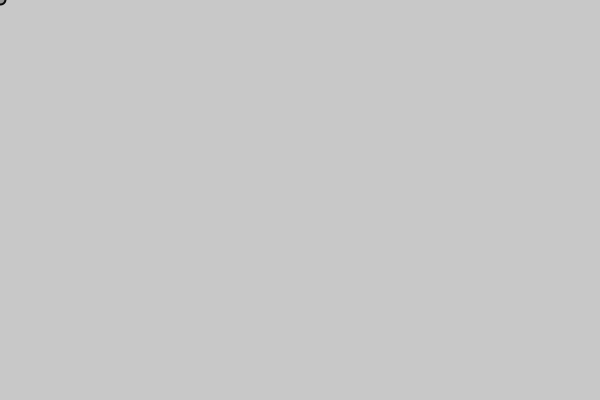
Frame 1 (no input)
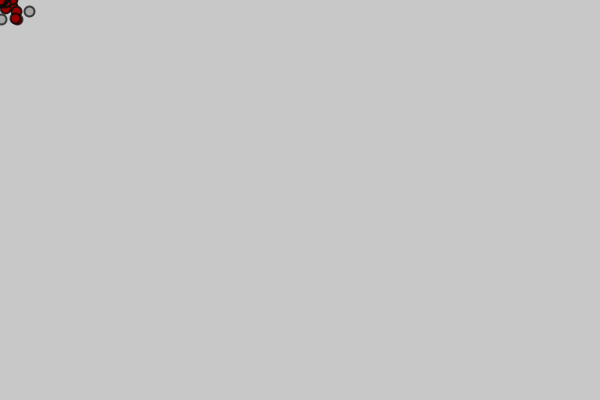
Frame 60 (the mouse pressed at the canvas centre just before this capture)
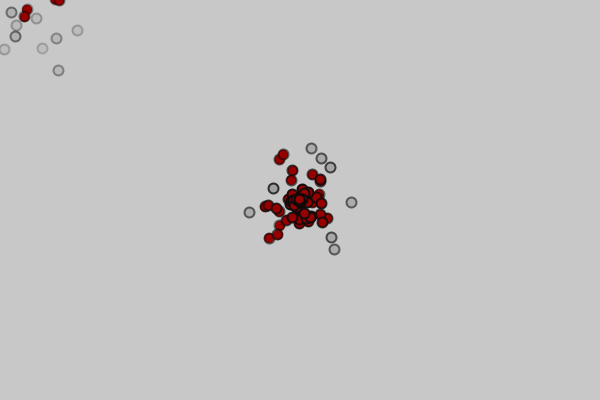
Frame 120 (the mouse held since frame 60 and released just before this capture)

The Processing sketch that drew these frames (run headless with seeded random() and noise(); from frame 60 on, the mouse is pressed at the canvas centre):

// Processing sketch: particles_mouse_location_intersection
// ── particles_mouse_location_intersection.pde

ArrayList<ParticleSystem> ps = new ArrayList<ParticleSystem>();

void setup() {
  size(600, 400);
  ps.add(new ParticleSystem());
}

void draw() {
  background(200);
  //noStroke();
  //fill(200, 2);
  //rect(0, 0, width, height);



  for (int i = 0; i < ps.size(); i++) {

    ParticleSystem p = ps.get(i);
    p.run();
    p.update();
    p.intersection();
    p.display();
  }
}

// ── particle.pde


class Particle {

  PVector loc;
  PVector velocity;
  PVector acc;
  float life;
  float r;
  boolean highlight;

  Particle(float mX, float mY) {
    loc = new PVector(mX, mY);
    velocity = new PVector(random(-1, 1), random(-1, 1));
    acc = new PVector(0, 0);
    life = 255;
    r = 5;
    highlight = false;
  }

  void run() {
    update();
    display();
  }

  void update() {
    velocity.add(acc);
    loc.add(velocity);
    acc.mult(0);
    life += -2;
  }

  void display() {
    strokeWeight(2);
    stroke(10, life);
    fill(150, life);
    if (highlight) {
     fill(150, 0, 0); 
    }
    ellipse(loc.x, loc.y, r*2, r*2);
  }

  void applyForce(PVector force) {
    PVector f = force.get();
    acc.add(f);
  }


  void intersects(ArrayList<Particle> particles) {
    highlight = false;
    for (Particle other : particles) {
      if (other != this) {
        float d = PVector.dist(other.loc, loc);
        if (d < r + other.r) {
          highlight = true;
        }
      }
    }
  }
}

// ── particle_system.pde


class ParticleSystem {

  ArrayList<Particle> particles;

  ParticleSystem() {
    particles = new ArrayList<Particle>();
  }

  void intersection() {
    for (Particle p : particles) {
      p.intersects(particles);
    }
  }
  
  void display() {
    for (Particle p : particles) {
      p.display();
    }
  }
  
  void update() {
    for (int i = particles.size()-1; i >= 0; i--) {
      Particle p = particles.get(i);
      p.update();
       if (p.life <= 0) {
        particles.remove(i);
      }
    }
  }

  void run() {
    //PVector gravity = new PVector(0, -0.05);
    particles.add(new Particle(mouseX, mouseY));
  }
}
